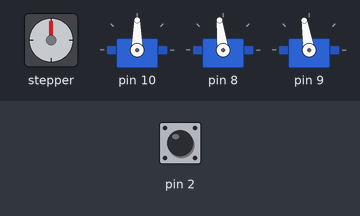
A sketch run on a simulated Arduino Uno, built with avr-gcc and run on an emulated ATmega328P. On the bench: stepper motor, 3 × servo. Wiring (inferred from the names in the program): stepper motor driver (200 steps per turn assumed): step pin 6; direction pin 7. The inputs (shaded band) are chosen by the test bench; at power-on: pin 2 LOW.

Above: at 1.5 s.
1.6 s: pin 2 pulsed HIGH 2 times (0.12 s each, 0.3 s apart)
At 5.5 s:
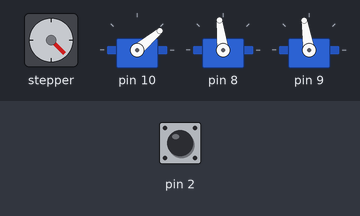
At 18.2 s:
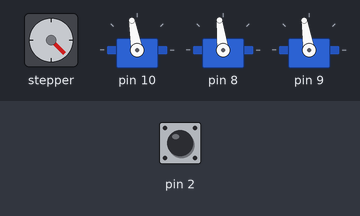
Timing chart, 0 to 28.0 s (numbered marks = the images above; inputs shaded):
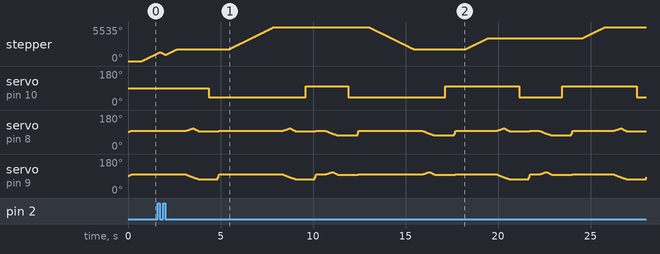

The sketch:

Maggie_3blocks.ino
```cpp
#include "functions.h"

Button limit_switches;
Gripper grip;
Arm main_arm;

//create stepper variables
uint8_t step_pin = 6;
uint8_t direction_pin = 7;

double x_axis_range;
double xCurrent;
double x_steps_from_datum;


void setup()
{
  //setup stepper motor
  pinMode(step_pin, OUTPUT);
  pinMode(direction_pin, OUTPUT);
  digitalWrite(direction_pin, HIGH);

  limit_switches.begin(2);
  grip.begin(10);
  main_arm.begin(8,9);

  main_arm.home();
  x_axis_home();
}

void loop()
{

  //first lift
  x_axis_move(10);  main_arm.move(-4,-20);  grip.close();  main_arm.home();

  x_axis_move(50);  main_arm.move(-4,-20);  grip.open();  main_arm.home();

  //second lift
  main_arm.move(4,-20);  grip.close();  main_arm.home();

  x_axis_move(10);  main_arm.move(4,-20);  grip.open();  main_arm.home();

  //third lift
  x_axis_move(30); main_arm.move(-4,-20);  grip.close();  main_arm.home();

  main_arm.move(4,-20);  grip.open();  main_arm.home();

  //fourth lift
  x_axis_move(50);  main_arm.move(-4,-20);  grip.close();  main_arm.home();

  x_axis_move(10);  main_arm.move(-4,-20);  grip.open();  main_arm.home();

  //fifth lift
  main_arm.move(4,-20);  grip.close();  main_arm.home();

  x_axis_move(50);  main_arm.move(4,-20);  grip.open();  main_arm.home();

  //sixth lift
  x_axis_move(30); main_arm.move(4,-20);  grip.close();  main_arm.home();

  main_arm.move(-4,-20);  grip.open();  main_arm.home();

}

void x_axis_home()
{
  //goes to extremes of x-axis and measures the step between
  //converts steps to mm and sets the x_axis travel range. Adds offset off each end.
  //goes to 0 position.
  while (limit_switches.debounce()== false)
  {
    digitalWrite(step_pin,HIGH);
    delayMicroseconds(600);
    digitalWrite(step_pin,LOW);
    delayMicroseconds(600);
  }
    digitalWrite(direction_pin,LOW); //change direction of motor
    int x_axis_total_steps = 0; //begin count of steps inbetween limit switches
    while (limit_switches.debounce()== false)
    {
      digitalWrite(step_pin,HIGH);
      delayMicroseconds(600);
      digitalWrite(step_pin,LOW);
      delayMicroseconds(600);
      x_axis_total_steps++;
    }
    digitalWrite(direction_pin,HIGH); //change direction of motor a final time
    //goes to datum x position. 5% of total distance away from limit switch
    for (int i=0; i< (x_axis_total_steps*0.05); i++)
    {
      digitalWrite(step_pin,HIGH);
      delayMicroseconds(600);
      digitalWrite(step_pin,LOW);
      delayMicroseconds(600);
    }
    xCurrent = 0;
    //x travel range is 90% of the distance between limit switches.
    //x_axis_range is in cm. converted to cm per step. 20cm per 1000 steps. 0.02 cm/step
    x_axis_range = x_axis_total_steps*0.9*0.02;
}

void x_axis_move(double x_position)
{
  //x_position should be in cm
  //checks if the x_position is within the x_axis travel range
  //Calculates the delta and direction in relation to current position
  //moves the motor to that position
  if (0 < x_position <= x_axis_range)
  {
    double xDelta = x_position - xCurrent;
    if (xDelta > 0)
    {
      digitalWrite(direction_pin, HIGH);
      for (int i=0; i< (xDelta/0.02); i++)
      {
        digitalWrite(step_pin,HIGH);
        delayMicroseconds(600);
        digitalWrite(step_pin,LOW);
        delayMicroseconds(600);
      }
    }
    if (xDelta < 0)
    {
      digitalWrite(direction_pin, LOW);
      for (int i=0; i< abs(xDelta/0.02); i++)
      {
        digitalWrite(step_pin,HIGH);
        delayMicroseconds(600);
        digitalWrite(step_pin,LOW);
        delayMicroseconds(600);
      }
    }
    xCurrent = x_position;
    delay(500);
  }
}

void return_home()
{
  digitalWrite(direction_pin, LOW);
  for (int i=0; i< (xCurrent/0.02); i++)
  {
    digitalWrite(step_pin,HIGH);
    delayMicroseconds(600);
    digitalWrite(step_pin,LOW);
    delayMicroseconds(600);
  }
  xCurrent = 0;
  delay(500);
}
```

functions.h
```cpp
#ifndef functions_h
#define functions_h

#include <Arduino.h>
#include <Servo.h>
#include <math.h>

class Gripper
{
  private:
    uint8_t gripper_pin;
    Servo gripper_servo;
  public:
    void begin(uint8_t gripper_pin)
    {
      gripper_servo.attach(gripper_pin);
    }
    void open()
    {
      gripper_servo.write(100);
      delay(500);
    }
    void close()
    {
      gripper_servo.write(40);
      delay(500);
    }
};

class Arm
{
  private:

    Servo servo[2]; //Servo[0]=TopArm, Servo[1]=MiddleArm

    // servo Angles
    double angle_current[2] = {90,90};
    double angle_next[2] = {90, 90};

    // make sure that the servo angle position, correctly translates to the trigonometric formulas of the arm position (see docs)
    // set the servo to 90 degress, then measure the real angle of the arm.
    // the calibration value is (90 - {position of arm vs reference at servo 90}), which then helps all values translate to sevo position.
    const double calibrate_TopArm=90-45; // was 90-35.7
    const double calibrate_MiddleArm=90-43; // was 90-41.4

    //Coordintates for current position
    double yCurrent;
    double zCurrent;

  public:
    void begin(uint8_t servo_top_pin, uint8_t servo_middle_pin)
    {
      servo[0].attach(servo_top_pin, 500, 2500); //pin, min, max
      servo[1].attach(servo_middle_pin, 500, 2500); //pin, min, max
      angle_current[0]=90;
      angle_current[1]=90;
    }
    void get_angles_from_yz(double y, double z)
    {
      //refer to trigonometry illustration for variable description
      double H, s1, s2, aB, aA, aQ, servo1angle, servo2angle, y2, z2, y3, z3;

      //arm length in cm
      int L = 13;

      H= sqrt (pow(y,2) + pow(z,2));
      s1=H/2;
      s2=sqrt (pow(L,2) - pow(s1,2));
      aB=atan(s2/s1);
      y2=y/2;
      z2=z/2;
      aA=atan(y2/z2);
      servo1angle=aA+aB;
      servo1angle= (servo1angle/ (2 * M_PI)) * 360;

      //matrix multiplication - counterclockwise rotation
      y3 = -L*sin(aA+aB);
      z3 = -L* cos(aA+aB);
      servo2angle=atan((y-y3)/(z-z3));
      servo2angle= (servo2angle / (2 * M_PI)) * 360;

      //tangent calculation changes when servo2 exceeds 90 degrees, correction below
      if ((z-z3)>0)
      {
        servo2angle=servo2angle-180;
      }

      //Absolute Top Arm Angle
      //Top Arm moves 0 to +90
      angle_next[0] = servo1angle;

      //Absolute Middle Arm Angle
      //Middle Arm moves 0 to +90
      angle_next[1] = -servo2angle;

      //Convert to SERVO Angle
      //in this case, a 90 servo position is equal to 71 degrees for Top arm
      //90 servo position is equal to 65 Middle Arm
      angle_next[0] = angle_next[0] + calibrate_TopArm; //servo[0].write(angle_next[0]);
      angle_next[1] = angle_next[1] + calibrate_MiddleArm; //servo[1].write(angle_next[1]);
    }

    void servo_steps(int servo_num, double angle_target, double incr_step = 10, int step_delay = 50)
    {
      /*
       * Using LD-20MG Servos with an Arduino Mega 2560, they only work smoothly on maximum 25 degree instructions at a time.
       * I haven't debugged the hardware, but this functions solves the issue.
       * This function helps you send commands to servos to move in a set of degrees at at a time.
       */

      int set_angle;
      int angle_start = angle_current[servo_num];

      if (angle_start > angle_target)
      {
        //start from angle_start, and then move the servo by incr_steps into the angle_target
        //stepping down to target
        for (set_angle = angle_start; set_angle >= angle_target; set_angle -= incr_step)
        {
          servo[servo_num].write(set_angle);
          delay(step_delay);
        }
      }
      else
      {
        //stepping up to target
        for (set_angle = angle_start; set_angle <= angle_target; set_angle += incr_step)
        {
          servo[servo_num].write(set_angle);
          delay(step_delay);
        }
      }
      // make sure the servo arrives at the target
      servo[servo_num].write(angle_target);
      //update the current angle
      angle_current[servo_num] = angle_target;
    }

    void twoarm_step_coordinate(double toparm_target, double middlearm_target)
    {
      double incr_steps0=1;
      double incr_steps1= 1;
      int inner_step_delay0 = 0;
      int inner_step_delay1 = 0;
      int outer_step_delay = 30;
      double i, j;
      int e0 = 0;
      int e1 = 0;

      //identify which of the arms has a greater delta in terms of degress to move
      double delta0 = abs(angle_current[0] - toparm_target);
      double delta1 = abs(angle_current[1] - middlearm_target);

      //coordinate the speed of the two access through the incremental steps, so they can move smoothly in the x/y plane
      //(this avoids one arm finishing its movements first, and generating huge variagtionsin the real x/y position of the endpoint)
      if (delta0!=0 && delta1!=0)
      {
        if (delta0 >= delta1)
        {
          incr_steps0 = (delta0 / delta1)*incr_steps1;
          //slow down motion as steps increase (just in case big jump in steps)
          inner_step_delay0=(delta0/delta1)*0.5;
          //reduce the outer step
          outer_step_delay=outer_step_delay-inner_step_delay0;
        }
        else
        {
          incr_steps1 = (delta1 / delta0)*incr_steps0;
          //slow down motion as steps increase (just in case big jump in steps)
          inner_step_delay1=(delta1/delta0)*0.5;
          //reduce the outer step
          outer_step_delay=outer_step_delay-inner_step_delay1;
        }
      }
      //set to zero if negative value on outer delay
      if (outer_step_delay<0)
      {
        outer_step_delay=0;
      }

      //identify the direction of steps
      if (angle_current[0] > toparm_target)
      {
        i = -incr_steps0;
      }
      else
      {
        i = incr_steps0;
      }
      if (angle_current[1] > middlearm_target)
      {
        j = -incr_steps1;
      }
      else
      {
        j = incr_steps1;
      }

      // user the servo step functions, doing inter-twined steps until the gaps are reached.
      // we send a delay of 0 to the servo step function, given we'll control the delay in this outer loop.
      while (1)
      {
        // top arm moves
        if (abs(angle_current[0] - toparm_target) > incr_steps0)
        {
          servo_steps(0, angle_current[0] + i, incr_steps0, inner_step_delay0);
        }
        else
        {
          servo_steps(0, toparm_target, incr_steps0, inner_step_delay0);
          e0 = 1;
        }
        // middle arm moves
        if (abs(angle_current[1] - middlearm_target) > incr_steps1)
        {
          servo_steps(1, angle_current[1] + j, incr_steps1, inner_step_delay1);
        }
        else
        {
          servo_steps(1, middlearm_target, incr_steps1, inner_step_delay1);
          e1 = 1;
        }
        delay(outer_step_delay);
        if ((e0 + e1) >= 2) break;
      }
    }
    void home()
    {
      //arm moves to Start position
      get_angles_from_yz(0,-16);
      twoarm_step_coordinate(angle_next[0], angle_next[1]);
      //sets new co-ordinates
      yCurrent = 0;
      zCurrent = -16;

      delay(500);
    }
    void move(double yMove, double zMove)
    {
      // move arms in Y direction first
      get_angles_from_yz(yMove, zCurrent);
      twoarm_step_coordinate(angle_next[0], angle_next[1]);
      // move arms in Z direction
      get_angles_from_yz(yMove, zMove);
      twoarm_step_coordinate(angle_next[0], angle_next[1]);

      //sets new co-ordinates
      double yCurrent = yMove;
      double zCurrent = zMove;

      delay(500);
    }
    void max_travel(){
      Arm::move(-9,-16.5);
      Arm::move(-9,-20);
      Arm::move(7,-21);
      Arm::move(10,-13);
      Arm::home();
    }
};

class Button
{
  private:
    uint8_t btn;
    uint16_t state;
  public:
    void begin(uint8_t button)
    {
      btn = button;
      state = 0;
      pinMode(btn, INPUT);
    }
    bool debounce()
    {
      state = (state<<1) | digitalRead(btn) | 0xfe00;
      return (state == 0xff00);
    }
};

#endif
```
